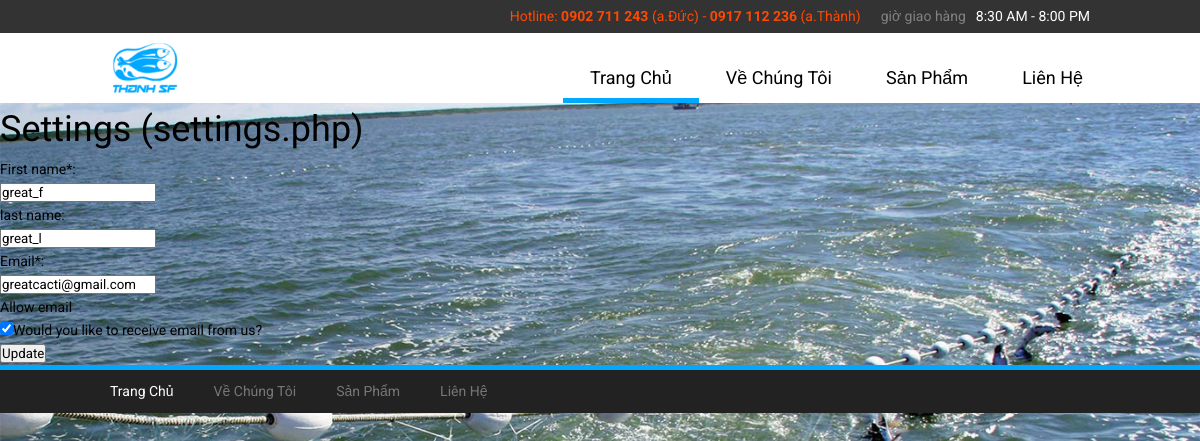
The page /settings.php (signed in) on the database its author committed.
### tables this page shows
CREATE TABLE IF NOT EXISTS `users` (
  `user_id` int(32) NOT NULL AUTO_INCREMENT,
  `username` varchar(32) NOT NULL,
  `password` varchar(32) NOT NULL,
  `first_name` varchar(32) NOT NULL,
  `last_name` varchar(32) NOT NULL,
  `email` varchar(1024) NOT NULL,
  `email_code` varchar(32) NOT NULL,
  `active` int(11) NOT NULL DEFAULT '0',
  `password_recover` int(11) NOT NULL DEFAULT '0',
  `type` int(1) NOT NULL DEFAULT '0',
  `allow_email` int(11) NOT NULL DEFAULT '1',
  PRIMARY KEY (`user_id`)
);

### core/init.php (called while the page is built, shortened)
<?php
require 'functions/users.php';
if(logged_in() === true){
	$session_user_id = $_SESSION['user_id'];
	$user_data = user_data($session_user_id, 'user_id', 'username', 'password', 'first_name', 'last_name', 'email', 'password_recover', 'type', 'allow_email');
}
?>

### core/functions/users.php (called while the page is built, shortened)
<?php
		function user_data($user_id){
			$user_id = (int)$user_id;
			$func_num_args = func_num_args();
			$func_get_args = func_get_args();
			if($func_num_args > 1){
				unset($func_get_args[0]);
				$fields ='' .  implode (', ', $func_get_args) . '';
				$data = mysql_fetch_assoc(mysql_query("SELECT $fields FROM users WHERE user_id = $user_id"));
				return $data;
			}
		}
?>

### settings.php (the view, shortened to what this page needs)
<?php
include 'core/init.php';
include 'includes/overall/header.php';
?>
<h1>Settings (settings.php)</h1>
<?php
if(isset($_GET['success']) === true && empty($_GET['success']) === true){
	echo 'Your deatils have been updated';
} else{
?>
<form action="" method="post">
  <ul>
    <li> First name*: <br>
      <input type="text" name="first_name" value="<?php echo $user_data['first_name'] ?>">
    </li>
    <li> last name: <br>
      <input type="text" name="last_name" value="<?php echo $user_data['last_name'] ?>">
    </li>
    <li> Email*: <br>
      <input type="text" name="email" value="<?php echo $user_data['email'] ?>">
    </li>
    <li> Allow email <br>
      <label><input type="checkbox" name="allow_email" <?php if($user_data['allow_email'] == 1){echo'checked';} ?> />Would you like to receive email from us?</label>
    </li>
    <li>
      <input type="submit" value="Update">
    </li>
  </ul>
</form>
<?php
    }
include 'includes/overall/footer.php';
?>
</body>
</html>

### css/admin.css (style rules this page uses)
* { margin:0;padding:0;-webkit-box-sizing:border-box;-moz-box-sizing:border-box;-ms-box-sizing:border-box;-o-box-sizing:border-box;box-sizing:border-box;font-family:Roboto,sans-serif }
body { height:100%;user-select:none }
li,ol,ul { list-style:none }
h1 { font-size:36px;line-height:58px;font-weight:400 }
body { font-size:14px;line-height:23px;font-weight:400;background-color:#fff }
body.home-page { background-image:url(../images/bg-company-info.jpg);background-repeat:no-repeat;background-size:cover;background-position:center;background-attachment:fixed }

### rows shown on the page
users: first_name "great_f", last_name "great_l", email "greatcacti@gmail.com", allow_email "☑"
